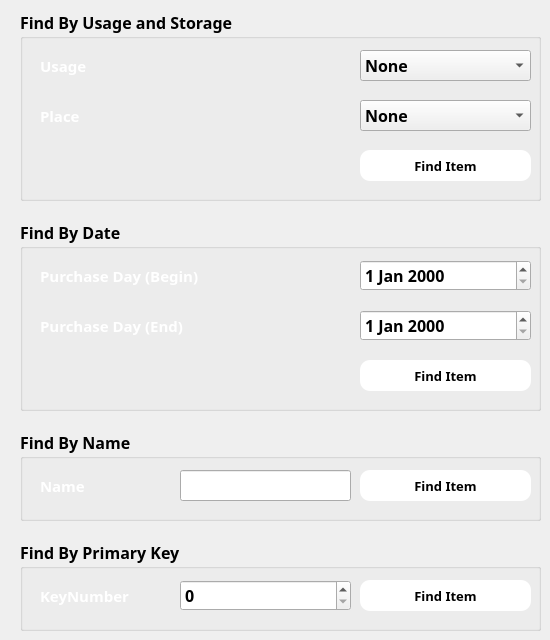
   <widget class="QWidget" name="Find_Item">
    <attribute name="title">
     <string>Find Item</string>
    </attribute>
    <attribute name="toolTip">
     <string>Find item by name, date, usage</string>
    </attribute>
    <widget class="QGroupBox" name="ShowBox">
     <property name="geometry">
      <rect>
       <x>20</x>
       <y>10</y>
       <width>521</width>
       <height>191</height>
      </rect>
     </property>
     <property name="font">
      <font>
       <family>century gothic</family>
       <pointsize>12</pointsize>
       <weight>75</weight>
       <bold>true</bold>
      </font>
     </property>
     <property name="title">
      <string>Find By Usage and Storage</string>
     </property>
     <widget class="QPushButton" name="FindByUsage">
      <property name="geometry">
       <rect>
        <x>340</x>
        <y>140</y>
        <width>171</width>
        <height>31</height>
       </rect>
      </property>
      <property name="styleSheet">
       <string notr="true">QPushButton {
	background:white;	
	border-radius:10px;
	font:10pt;
	font-weight:bold;
}

QPushButton:hover {
	color:white;
	background:rgba(0,0,0,0.8);
}

</string>
      </property>
      <property name="text">
       <string>Find Item</string>
      </property>
     </widget>
     <widget class="QComboBox" name="UsageFind">
      <property name="geometry">
       <rect>
        <x>340</x>
        <y>40</y>
        <width>171</width>
        <height>31</height>
       </rect>
      </property>
      <item>
       <property name="text">
        <string>None</string>
       </property>
      </item>
      <item>
       <property name="text">
        <string>Furniture</string>
       </property>
      </item>
      <item>
       <property name="text">
        <string>Electric</string>
       </property>
      </item>
      <item>
       <property name="text">
        <string>Clothes</string>
       </property>
      </item>
      <item>
       <property name="text">
        <string>Books</string>
       </property>
      </item>
      <item>
       <property name="text">
        <string>Bath</string>
       </property>
      </item>
      <item>
       <property name="text">
        <string>Cosmetics</string>
       </property>
      </item>
      <item>
       <property name="text">
        <string>Stationery</string>
       </property>
      </item>
      <item>
       <property name="text">
        <string>Food</string>
       </property>
      </item>
      <item>
       <property name="text">
        <string>Exercise</string>
       </property>
      </item>
      <item>
       <property name="text">
        <string>Etc</string>
       </property>
      </item>
     </widget>
     <widget class="QComboBox" name="StorageFind">
      <property name="geometry">
       <rect>
        <x>340</x>
        <y>90</y>
        <width>171</width>
        <height>31</height>
       </rect>
      </property>
      <item>
       <property name="text">
        <string>None</string>
       </property>
      </item>
      <item>
       <property name="text">
        <string>LivingRoom</string>
       </property>
      </item>
      <item>
       <property name="text">
        <string>Kitchen</string>
       </property>
      </item>
      <item>
       <property name="text">
        <string>BathRoom</string>
       </property>
      </item>
      <item>
       <property name="text">
        <string>BedRoom</string>
       </property>
      </item>
      <item>
       <property name="text">
        <string>Library</string>
       </property>
      </item>
      <item>
       <property name="text">
        <string>Etc</string>
       </property>
      </item>
     </widget>
     <widget class="QLabel" name="label_26">
      <property name="geometry">
       <rect>
        <x>20</x>
        <y>90</y>
        <width>101</width>
        <height>31</height>
       </rect>
      </property>
      <property name="font">
       <font>
        <family>century gothic</family>
        <pointsize>11</pointsize>
        <weight>75</weight>
        <bold>true</bold>
       </font>
      </property>
      <property name="styleSheet">
       <string notr="true">color:white;</string>
      </property>
      <property name="text">
       <string>Place</string>
      </property>
     </widget>
     <widget class="QLabel" name="label_22">
      <property name="geometry">
       <rect>
        <x>20</x>
        <y>40</y>
        <width>91</width>
        <height>31</height>
       </rect>
      </property>
      <property name="font">
       <font>
        <family>century gothic</family>
        <pointsize>11</pointsize>
        <weight>75</weight>
        <bold>true</bold>
       </font>
      </property>
      <property name="styleSheet">
       <string notr="true">color:white;</string>
      </property>
      <property name="text">
       <string>Usage </string>
      </property>
     </widget>
    </widget>
    <widget class="QGroupBox" name="ShowBox_2">
     <property name="geometry">
      <rect>
       <x>20</x>
       <y>220</y>
       <width>521</width>
       <height>191</height>
      </rect>
     </property>
     <property name="font">
      <font>
       <family>century gothic</family>
       <pointsize>12</pointsize>
       <weight>75</weight>
       <bold>true</bold>
      </font>
     </property>
     <property name="title">
      <string>Find By Date</string>
     </property>
     <widget class="QPushButton" name="FindPush_2">
      <property name="geometry">
       <rect>
        <x>300</x>
        <y>340</y>
        <width>171</width>
        <height>31</height>
       </rect>
      </property>
      <property name="styleSheet">
       <string notr="true">QPushButton {
	background:white;	
	border-radius:10px;
	font:10pt;
	font-weight:bold;
}

QPushButton:hover {
	color:white;
	background:rgba(0,0,0,0.8);
}

</string>
      </property>
      <property name="text">
       <string>Find Item</string>
      </property>
     </widget>
     <widget class="QPushButton" name="FindByDate">
      <property name="geometry">
       <rect>
        <x>340</x>
        <y>140</y>
        <width>171</width>
        <height>31</height>
       </rect>
      </property>
      <property name="styleSheet">
       <string notr="true">QPushButton {
	background:white;	
	border-radius:10px;
	font:10pt;
	font-weight:bold;
}

QPushButton:hover {
	color:white;
	background:rgba(0,0,0,0.8);
}

</string>
      </property>
      <property name="text">
       <string>Find Item</string>
      </property>
     </widget>
     <widget class="QDateEdit" name="DayEnd">
      <property name="geometry">
       <rect>
        <x>340</x>
        <y>90</y>
        <width>171</width>
        <height>31</height>
       </rect>
      </property>
     </widget>
     <widget class="QDateEdit" name="DayStart">
      <property name="geometry">
       <rect>
        <x>340</x>
        <y>40</y>
        <width>171</width>
        <height>31</height>
       </rect>
      </property>
     </widget>
     <widget class="QLabel" name="label_28">
      <property name="geometry">
       <rect>
        <x>20</x>
        <y>40</y>
        <width>241</width>
        <height>31</height>
       </rect>
      </property>
      <property name="font">
       <font>
        <family>century gothic</family>
        <pointsize>11</pointsize>
        <weight>75</weight>
        <bold>true</bold>
       </font>
      </property>
      <property name="styleSheet">
       <string notr="true">color:white;</string>
      </property>
      <property name="text">
       <string>Purchase Day (Begin)</string>
      </property>
     </widget>
     <widget class="QLabel" name="label_30">
      <property name="geometry">
       <rect>
        <x>20</x>
        <y>90</y>
        <width>241</width>
        <height>31</height>
       </rect>
      </property>
      <property name="font">
       <font>
        <family>century gothic</family>
        <pointsize>11</pointsize>
        <weight>75</weight>
        <bold>true</bold>
       </font>
      </property>
      <property name="styleSheet">
       <string notr="true">color:white;</string>
      </property>
      <property name="text">
       <string>Purchase Day (End)</string>
      </property>
     </widget>
    </widget>
    <widget class="QGroupBox" name="ShowBox_3">
     <property name="geometry">
      <rect>
       <x>20</x>
       <y>430</y>
       <width>521</width>
       <height>91</height>
      </rect>
     </property>
     <property name="font">
      <font>
       <family>century gothic</family>
       <pointsize>12</pointsize>
       <weight>75</weight>
       <bold>true</bold>
      </font>
     </property>
     <property name="title">
      <string>Find By Name</string>
     </property>
     <widget class="QPushButton" name="FindNamePush">
      <property name="geometry">
       <rect>
        <x>340</x>
        <y>40</y>
        <width>171</width>
        <height>31</height>
       </rect>
      </property>
      <property name="styleSheet">
       <string notr="true">QPushButton {
	background:white;	
	border-radius:10px;
	font:10pt;
	font-weight:bold;
}

QPushButton:hover {
	color:white;
	background:rgba(0,0,0,0.8);
}

</string>
      </property>
      <property name="text">
       <string>Find Item</string>
      </property>
     </widget>
     <widget class="QLineEdit" name="NameFind">
      <property name="geometry">
       <rect>
        <x>160</x>
        <y>40</y>
        <width>171</width>
        <height>31</height>
       </rect>
      </property>
     </widget>
     <widget class="QLabel" name="label_25">
      <property name="geometry">
       <rect>
        <x>20</x>
        <y>40</y>
        <width>71</width>
        <height>31</height>
       </rect>
      </property>
      <property name="font">
       <font>
        <family>century gothic</family>
        <pointsize>11</pointsize>
        <weight>75</weight>
        <bold>true</bold>
       </font>
      </property>
      <property name="styleSheet">
       <string notr="true">color:white;</string>
      </property>
      <property name="text">
       <string>Name</string>
      </property>
     </widget>
    </widget>
    <widget class="QGroupBox" name="ShowBox_4">
     <property name="geometry">
      <rect>
       <x>20</x>
       <y>540</y>
       <width>521</width>
       <height>91</height>
      </rect>
     </property>
     <property name="font">
      <font>
       <family>century gothic</family>
       <pointsize>12</pointsize>
       <weight>75</weight>
       <bold>true</bold>
      </font>
     </property>
     <property name="title">
      <string>Find By Primary Key</string>
     </property>
     <widget class="QPushButton" name="FindNumerPush">
      <property name="geometry">
       <rect>
        <x>340</x>
        <y>40</y>
        <width>171</width>
        <height>31</height>
       </rect>
      </property>
      <property name="styleSheet">
       <string notr="true">QPushButton {
	background:white;	
	border-radius:10px;
	font:10pt;
	font-weight:bold;
}

QPushButton:hover {
	color:white;
	background:rgba(0,0,0,0.8);
}

</string>
      </property>
      <property name="text">
       <string>Find Item</string>
      </property>
     </widget>
     <widget class="QLabel" name="label_29">
      <property name="geometry">
       <rect>
        <x>20</x>
        <y>40</y>
        <width>261</width>
        <height>31</height>
       </rect>
      </property>
      <property name="font">
       <font>
        <family>century gothic</family>
        <pointsize>11</pointsize>
        <weight>75</weight>
        <bold>true</bold>
       </font>
      </property>
      <property name="styleSheet">
       <string notr="true">color:white;</string>
      </property>
      <property name="text">
       <string>KeyNumber</string>
      </property>
     </widget>
     <widget class="QSpinBox" name="KeyFind">
      <property name="geometry">
       <rect>
        <x>160</x>
        <y>40</y>
        <width>171</width>
        <height>31</height>
       </rect>
      </property>
     </widget>
    </widget>
   </widget>
